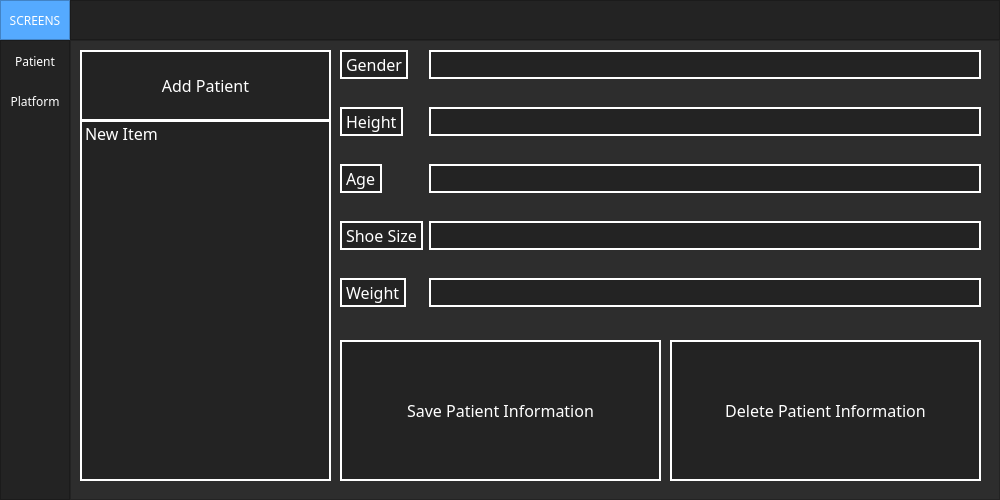
<?xml version="1.0" encoding="UTF-8"?>
<ui version="4.0">
 <class>MainWindow</class>
 <widget class="QMainWindow" name="MainWindow">
  <property name="geometry">
   <rect>
    <x>0</x>
    <y>0</y>
    <width>1000</width>
    <height>500</height>
   </rect>
  </property>
  <property name="minimumSize">
   <size>
    <width>1000</width>
    <height>500</height>
   </size>
  </property>
  <property name="windowTitle">
   <string>MainWindow</string>
  </property>
  <property name="styleSheet">
   <string notr="true">background-color: rgb(45, 45, 45);</string>
  </property>
  <widget class="QWidget" name="centralwidget">
   <layout class="QVBoxLayout" name="verticalLayout">
    <property name="spacing">
     <number>0</number>
    </property>
    <property name="leftMargin">
     <number>0</number>
    </property>
    <property name="topMargin">
     <number>0</number>
    </property>
    <property name="rightMargin">
     <number>0</number>
    </property>
    <property name="bottomMargin">
     <number>0</number>
    </property>
    <item>
     <widget class="QFrame" name="Top_Bar">
      <property name="maximumSize">
       <size>
        <width>16777215</width>
        <height>40</height>
       </size>
      </property>
      <property name="styleSheet">
       <string notr="true">background-color: rgb(35, 35, 35);</string>
      </property>
      <property name="frameShape">
       <enum>QFrame::NoFrame</enum>
      </property>
      <property name="frameShadow">
       <enum>QFrame::Raised</enum>
      </property>
      <layout class="QHBoxLayout" name="horizontalLayout">
       <property name="spacing">
        <number>0</number>
       </property>
       <property name="leftMargin">
        <number>0</number>
       </property>
       <property name="topMargin">
        <number>0</number>
       </property>
       <property name="rightMargin">
        <number>0</number>
       </property>
       <property name="bottomMargin">
        <number>0</number>
       </property>
       <item>
        <widget class="QFrame" name="frame_toggle">
         <property name="maximumSize">
          <size>
           <width>70</width>
           <height>40</height>
          </size>
         </property>
         <property name="styleSheet">
          <string notr="true">background-color: rgb(85, 170, 255);</string>
         </property>
         <property name="frameShape">
          <enum>QFrame::StyledPanel</enum>
         </property>
         <property name="frameShadow">
          <enum>QFrame::Raised</enum>
         </property>
         <layout class="QVBoxLayout" name="verticalLayout_2">
          <property name="spacing">
           <number>0</number>
          </property>
          <property name="leftMargin">
           <number>0</number>
          </property>
          <property name="topMargin">
           <number>0</number>
          </property>
          <property name="rightMargin">
           <number>0</number>
          </property>
          <property name="bottomMargin">
           <number>0</number>
          </property>
          <item>
           <widget class="QPushButton" name="Btn_Toggle">
            <property name="sizePolicy">
             <sizepolicy hsizetype="Expanding" vsizetype="Expanding">
              <horstretch>0</horstretch>
              <verstretch>0</verstretch>
             </sizepolicy>
            </property>
            <property name="font">
             <font>
              <family>MS Reference Sans Serif</family>
             </font>
            </property>
            <property name="styleSheet">
             <string notr="true">color: rgb(255, 255, 255);
border: 0px solid;</string>
            </property>
            <property name="text">
             <string>SCREENS</string>
            </property>
           </widget>
          </item>
         </layout>
        </widget>
       </item>
       <item>
        <widget class="QFrame" name="frame_top">
         <property name="frameShape">
          <enum>QFrame::StyledPanel</enum>
         </property>
         <property name="frameShadow">
          <enum>QFrame::Raised</enum>
         </property>
        </widget>
       </item>
      </layout>
     </widget>
    </item>
    <item>
     <widget class="QFrame" name="Content">
      <property name="frameShape">
       <enum>QFrame::NoFrame</enum>
      </property>
      <property name="frameShadow">
       <enum>QFrame::Raised</enum>
      </property>
      <layout class="QHBoxLayout" name="horizontalLayout_2">
       <property name="spacing">
        <number>0</number>
       </property>
       <property name="leftMargin">
        <number>0</number>
       </property>
       <property name="topMargin">
        <number>0</number>
       </property>
       <property name="rightMargin">
        <number>0</number>
       </property>
       <property name="bottomMargin">
        <number>0</number>
       </property>
       <item>
        <widget class="QFrame" name="frame_left_menu">
         <property name="minimumSize">
          <size>
           <width>70</width>
           <height>0</height>
          </size>
         </property>
         <property name="maximumSize">
          <size>
           <width>70</width>
           <height>16777215</height>
          </size>
         </property>
         <property name="styleSheet">
          <string notr="true">background-color: rgb(35, 35, 35);</string>
         </property>
         <property name="frameShape">
          <enum>QFrame::StyledPanel</enum>
         </property>
         <property name="frameShadow">
          <enum>QFrame::Raised</enum>
         </property>
         <layout class="QVBoxLayout" name="verticalLayout_3">
          <property name="leftMargin">
           <number>0</number>
          </property>
          <property name="topMargin">
           <number>0</number>
          </property>
          <property name="rightMargin">
           <number>0</number>
          </property>
          <property name="bottomMargin">
           <number>0</number>
          </property>
          <item alignment="Qt::AlignTop">
           <widget class="QFrame" name="frame_top_menus">
            <property name="frameShape">
             <enum>QFrame::NoFrame</enum>
            </property>
            <property name="frameShadow">
             <enum>QFrame::Raised</enum>
            </property>
            <layout class="QVBoxLayout" name="verticalLayout_4">
             <property name="spacing">
              <number>0</number>
             </property>
             <property name="leftMargin">
              <number>0</number>
             </property>
             <property name="topMargin">
              <number>0</number>
             </property>
             <property name="rightMargin">
              <number>0</number>
             </property>
             <property name="bottomMargin">
              <number>0</number>
             </property>
             <item>
              <widget class="QPushButton" name="Patient">
               <property name="minimumSize">
                <size>
                 <width>0</width>
                 <height>40</height>
                </size>
               </property>
               <property name="font">
                <font>
                 <family>MS Reference Sans Serif</family>
                </font>
               </property>
               <property name="styleSheet">
                <string notr="true">QPushButton {
	color: rgb(255, 255, 255);
	background-color: rgb(35, 35, 35);
	border: 0px solid;
}
QPushButton:hover {
	background-color: rgb(85, 170, 255);
}</string>
               </property>
               <property name="text">
                <string>Patient</string>
               </property>
               <property name="autoDefault">
                <bool>true</bool>
               </property>
              </widget>
             </item>
             <item>
              <widget class="QPushButton" name="Platform">
               <property name="minimumSize">
                <size>
                 <width>0</width>
                 <height>40</height>
                </size>
               </property>
               <property name="font">
                <font>
                 <family>MS Reference Sans Serif</family>
                </font>
               </property>
               <property name="styleSheet">
                <string notr="true">QPushButton {
	color: rgb(255, 255, 255);
	background-color: rgb(35, 35, 35);
	border: 0px solid;
}
QPushButton:hover {
	background-color: rgb(85, 170, 255);
}</string>
               </property>
               <property name="text">
                <string>Platform</string>
               </property>
               <property name="autoDefault">
                <bool>true</bool>
               </property>
              </widget>
             </item>
            </layout>
           </widget>
          </item>
         </layout>
        </widget>
       </item>
       <item>
        <widget class="QFrame" name="frame_pages">
         <property name="frameShape">
          <enum>QFrame::StyledPanel</enum>
         </property>
         <property name="frameShadow">
          <enum>QFrame::Raised</enum>
         </property>
         <layout class="QVBoxLayout" name="verticalLayout_5">
          <item>
           <widget class="QStackedWidget" name="stackedWidget">
            <property name="currentIndex">
             <number>0</number>
            </property>
            <widget class="QWidget" name="Patient_Information">
             <widget class="QPushButton" name="Add_Patient">
              <property name="geometry">
               <rect>
                <x>0</x>
                <y>0</y>
                <width>251</width>
                <height>71</height>
               </rect>
              </property>
              <property name="font">
               <font>
                <family>MS Reference Sans Serif</family>
                <pointsize>12</pointsize>
                <weight>50</weight>
                <italic>false</italic>
                <bold>false</bold>
               </font>
              </property>
              <property name="styleSheet">
               <string notr="true">QPushButton {
	color: rgb(255, 255, 255);
	background-color: rgb(35, 35, 35);
	border: 2px solid;
	border-color: rgb(255, 255, 255);
    font: 12pt
}
QPushButton:hover {
	background-color: rgb(85, 170, 255);
}</string>
              </property>
              <property name="text">
               <string>Add Patient</string>
              </property>
             </widget>
             <widget class="QListWidget" name="listWidget">
              <property name="geometry">
               <rect>
                <x>0</x>
                <y>70</y>
                <width>251</width>
                <height>361</height>
               </rect>
              </property>
              <property name="font">
               <font>
                <family>MS Reference Sans Serif</family>
                <pointsize>12</pointsize>
                <weight>50</weight>
                <italic>false</italic>
                <bold>false</bold>
               </font>
              </property>
              <property name="mouseTracking">
               <bool>true</bool>
              </property>
              <property name="tabletTracking">
               <bool>true</bool>
              </property>
              <property name="toolTip">
               <string>&lt;html&gt;&lt;head/&gt;&lt;body&gt;&lt;p&gt;&lt;br/&gt;&lt;/p&gt;&lt;/body&gt;&lt;/html&gt;</string>
              </property>
              <property name="styleSheet">
               <string notr="true">QListWidget {
	color: rgb(255, 255, 255);
	background-color: rgb(35, 35, 35);
	border: 2px solid;
	border-color: rgb(255, 255, 255);
	font: 12pt
}</string>
              </property>
              <item>
               <property name="text">
                <string>New Item</string>
               </property>
              </item>
             </widget>
             <widget class="QWidget" name="formLayoutWidget">
              <property name="geometry">
               <rect>
                <x>260</x>
                <y>0</y>
                <width>641</width>
                <height>392</height>
               </rect>
              </property>
              <layout class="QFormLayout" name="formLayout">
               <property name="verticalSpacing">
                <number>28</number>
               </property>
               <item row="0" column="0">
                <widget class="QLabel" name="genderLabel">
                 <property name="font">
                  <font>
                   <family>MS Reference Sans Serif</family>
                   <pointsize>12</pointsize>
                   <weight>50</weight>
                   <italic>false</italic>
                   <bold>false</bold>
                  </font>
                 </property>
                 <property name="styleSheet">
                  <string notr="true">QLabel {
	color: rgb(255, 255, 255);
	background-color: rgb(35, 35, 35);
	border: 2px solid;
	border-color: rgb(255, 255, 255);
	font: 12pt
}</string>
                 </property>
                 <property name="text">
                  <string>Gender</string>
                 </property>
                </widget>
               </item>
               <item row="0" column="1">
                <widget class="QLineEdit" name="genderLineEdit">
                 <property name="minimumSize">
                  <size>
                   <width>0</width>
                   <height>19</height>
                  </size>
                 </property>
                 <property name="font">
                  <font>
                   <family>MS Reference Sans Serif</family>
                   <pointsize>12</pointsize>
                   <weight>50</weight>
                   <italic>false</italic>
                   <bold>false</bold>
                  </font>
                 </property>
                 <property name="styleSheet">
                  <string notr="true">QLineEdit {
	color: rgb(255, 255, 255);
	background-color: rgb(35, 35, 35);
	border: 2px solid;
	border-color: rgb(255, 255, 255);
	font: 12pt
}</string>
                 </property>
                </widget>
               </item>
               <item row="1" column="0">
                <widget class="QLabel" name="heightLabel">
                 <property name="font">
                  <font>
                   <family>MS Reference Sans Serif</family>
                   <pointsize>12</pointsize>
                   <weight>50</weight>
                   <italic>false</italic>
                   <bold>false</bold>
                  </font>
                 </property>
                 <property name="styleSheet">
                  <string notr="true">QLabel {
	color: rgb(255, 255, 255);
	background-color: rgb(35, 35, 35);
	border: 2px solid;
	border-color: rgb(255, 255, 255);
	font: 12pt
}</string>
                 </property>
                 <property name="text">
                  <string>Height</string>
                 </property>
                </widget>
               </item>
               <item row="1" column="1">
                <widget class="QLineEdit" name="heightLineEdit">
                 <property name="font">
                  <font>
                   <family>MS Reference Sans Serif</family>
                   <pointsize>12</pointsize>
                   <weight>50</weight>
                   <italic>false</italic>
                   <bold>false</bold>
                  </font>
                 </property>
                 <property name="styleSheet">
                  <string notr="true">QLineEdit {
	color: rgb(255, 255, 255);
	background-color: rgb(35, 35, 35);
	border: 2px solid;
	border-color: rgb(255, 255, 255);
	font: 12pt
}</string>
                 </property>
                </widget>
               </item>
               <item row="2" column="0">
                <widget class="QLabel" name="ageLabel">
                 <property name="font">
                  <font>
                   <family>MS Reference Sans Serif</family>
                   <pointsize>12</pointsize>
                   <weight>50</weight>
                   <italic>false</italic>
                   <bold>false</bold>
                  </font>
                 </property>
                 <property name="styleSheet">
                  <string notr="true">QLabel {
	color: rgb(255, 255, 255);
	background-color: rgb(35, 35, 35);
	border: 2px solid;
	border-color: rgb(255, 255, 255);
	font: 12pt
}</string>
                 </property>
                 <property name="text">
                  <string>Age</string>
                 </property>
                </widget>
               </item>
               <item row="2" column="1">
                <widget class="QLineEdit" name="ageLineEdit">
                 <property name="font">
                  <font>
                   <family>MS Reference Sans Serif</family>
                   <pointsize>12</pointsize>
                   <weight>50</weight>
                   <italic>false</italic>
                   <bold>false</bold>
                  </font>
                 </property>
                 <property name="styleSheet">
                  <string notr="true">QLineEdit {
	color: rgb(255, 255, 255);
	background-color: rgb(35, 35, 35);
	border: 2px solid;
	border-color: rgb(255, 255, 255);
	font: 12pt
}</string>
                 </property>
                </widget>
               </item>
               <item row="3" column="0">
                <widget class="QLabel" name="shoeSizeLabel">
                 <property name="font">
                  <font>
                   <family>MS Reference Sans Serif</family>
                   <pointsize>12</pointsize>
                   <weight>50</weight>
                   <italic>false</italic>
                   <bold>false</bold>
                  </font>
                 </property>
                 <property name="styleSheet">
                  <string notr="true">QLabel {
	color: rgb(255, 255, 255);
	background-color: rgb(35, 35, 35);
	border: 2px solid;
	border-color: rgb(255, 255, 255);
	font: 12pt
}</string>
                 </property>
                 <property name="text">
                  <string>Shoe Size</string>
                 </property>
                </widget>
               </item>
               <item row="3" column="1">
                <widget class="QLineEdit" name="shoeSizeLineEdit">
                 <property name="font">
                  <font>
                   <family>MS Reference Sans Serif</family>
                   <pointsize>12</pointsize>
                   <weight>50</weight>
                   <italic>false</italic>
                   <bold>false</bold>
                  </font>
                 </property>
                 <property name="styleSheet">
                  <string notr="true">QLineEdit {
	color: rgb(255, 255, 255);
	background-color: rgb(35, 35, 35);
	border: 2px solid;
	border-color: rgb(255, 255, 255);
	font: 12pt
}</string>
                 </property>
                </widget>
               </item>
               <item row="4" column="0">
                <widget class="QLabel" name="weightLabel">
                 <property name="font">
                  <font>
                   <family>MS Reference Sans Serif</family>
                   <pointsize>12</pointsize>
                   <weight>50</weight>
                   <italic>false</italic>
                   <bold>false</bold>
                  </font>
                 </property>
                 <property name="styleSheet">
                  <string notr="true">QLabel {
	color: rgb(255, 255, 255);
	background-color: rgb(35, 35, 35);
	border: 2px solid;
	border-color: rgb(255, 255, 255);
	font: 12pt
}</string>
                 </property>
                 <property name="text">
                  <string>Weight</string>
                 </property>
                </widget>
               </item>
               <item row="4" column="1">
                <widget class="QLineEdit" name="weightLineEdit">
                 <property name="font">
                  <font>
                   <family>MS Reference Sans Serif</family>
                   <pointsize>12</pointsize>
                   <weight>50</weight>
                   <italic>false</italic>
                   <bold>false</bold>
                  </font>
                 </property>
                 <property name="styleSheet">
                  <string notr="true">QLineEdit {
	color: rgb(255, 255, 255);
	background-color: rgb(35, 35, 35);
	border: 2px solid;
	border-color: rgb(255, 255, 255);
	font: 12pt
}</string>
                 </property>
                </widget>
               </item>
               <item row="5" column="0">
                <widget class="QLabel" name="label">
                 <property name="text">
                  <string/>
                 </property>
                </widget>
               </item>
              </layout>
             </widget>
             <widget class="QPushButton" name="Save_Patient_Info">
              <property name="geometry">
               <rect>
                <x>260</x>
                <y>290</y>
                <width>321</width>
                <height>141</height>
               </rect>
              </property>
              <property name="font">
               <font>
                <family>MS Reference Sans Serif</family>
                <pointsize>12</pointsize>
                <weight>50</weight>
                <italic>false</italic>
                <bold>false</bold>
               </font>
              </property>
              <property name="styleSheet">
               <string notr="true">QPushButton {
	color: rgb(255, 255, 255);
	background-color: rgb(35, 35, 35);
	border: 2px solid;
	border-color: rgb(255, 255, 255);
    font: 12pt
}
QPushButton:hover {
	background-color: rgb(85, 170, 255);
}</string>
              </property>
              <property name="text">
               <string>Save Patient Information</string>
              </property>
             </widget>
             <widget class="QPushButton" name="Delete_Patient_Info">
              <property name="geometry">
               <rect>
                <x>590</x>
                <y>290</y>
                <width>311</width>
                <height>141</height>
               </rect>
              </property>
              <property name="font">
               <font>
                <family>MS Reference Sans Serif</family>
                <pointsize>12</pointsize>
                <weight>50</weight>
                <italic>false</italic>
                <bold>false</bold>
               </font>
              </property>
              <property name="styleSheet">
               <string notr="true">QPushButton {
	color: rgb(255, 255, 255);
	background-color: rgb(35, 35, 35);
	border: 2px solid;
	border-color: rgb(255, 255, 255);
    font: 12pt
}
QPushButton:hover {
	background-color: rgb(85, 170, 255);
}</string>
              </property>
              <property name="text">
               <string>Delete Patient Information</string>
              </property>
             </widget>
            </widget>
            <widget class="QWidget" name="Platform_Running">
             <widget class="QPushButton" name="Run_Simulation">
              <property name="geometry">
               <rect>
                <x>660</x>
                <y>0</y>
                <width>241</width>
                <height>431</height>
               </rect>
              </property>
              <property name="font">
               <font>
                <family>MS Reference Sans Serif</family>
                <pointsize>16</pointsize>
                <weight>50</weight>
                <bold>false</bold>
               </font>
              </property>
              <property name="styleSheet">
               <string notr="true">QPushButton {
	color: rgb(255, 255, 255);
	background-color: rgb(35, 35, 35);
	border: 2px solid;
	border-color: rgb(255, 255, 255);
}
QPushButton:hover {
	background-color: rgb(85, 170, 255);
}</string>
              </property>
              <property name="text">
               <string>RUN SIMULATION</string>
              </property>
             </widget>
             <widget class="QListWidget" name="simulationlist">
              <property name="geometry">
               <rect>
                <x>0</x>
                <y>70</y>
                <width>251</width>
                <height>361</height>
               </rect>
              </property>
              <property name="font">
               <font>
                <family>MS Reference Sans Serif</family>
                <pointsize>12</pointsize>
                <weight>50</weight>
                <italic>false</italic>
                <bold>false</bold>
               </font>
              </property>
              <property name="styleSheet">
               <string notr="true">QListWidget {
	color: rgb(255, 255, 255);
	background-color: rgb(35, 35, 35);
	border: 2px solid;
	border-color: rgb(255, 255, 255);
	font: 12pt
}</string>
              </property>
             </widget>
             <widget class="QPushButton" name="Add_Simulation">
              <property name="geometry">
               <rect>
                <x>0</x>
                <y>0</y>
                <width>251</width>
                <height>71</height>
               </rect>
              </property>
              <property name="font">
               <font>
                <family>MS Reference Sans Serif</family>
                <pointsize>12</pointsize>
                <weight>50</weight>
                <italic>false</italic>
                <bold>false</bold>
               </font>
              </property>
              <property name="styleSheet">
               <string notr="true">QPushButton {
	color: rgb(255, 255, 255);
	background-color: rgb(35, 35, 35);
	border: 2px solid;
	border-color: rgb(255, 255, 255);
    font: 12pt
}
QPushButton:hover {
	background-color: rgb(85, 170, 255);
}</string>
              </property>
              <property name="text">
               <string>Add Simulation</string>
              </property>
             </widget>
             <widget class="QPushButton" name="Save_Simulation">
              <property name="geometry">
               <rect>
                <x>250</x>
                <y>290</y>
                <width>201</width>
                <height>141</height>
               </rect>
              </property>
              <property name="font">
               <font>
                <family>MS Reference Sans Serif</family>
                <pointsize>12</pointsize>
                <weight>50</weight>
                <italic>false</italic>
                <bold>false</bold>
               </font>
              </property>
              <property name="styleSheet">
               <string notr="true">QPushButton {
	color: rgb(255, 255, 255);
	background-color: rgb(35, 35, 35);
	border: 2px solid;
	border-color: rgb(255, 255, 255);
    font: 12pt
}
QPushButton:hover {
	background-color: rgb(85, 170, 255);
}</string>
              </property>
              <property name="text">
               <string>Save Simulation</string>
              </property>
             </widget>
             <widget class="QWidget" name="formLayoutWidget_2">
              <property name="geometry">
               <rect>
                <x>260</x>
                <y>0</y>
                <width>391</width>
                <height>201</height>
               </rect>
              </property>
              <layout class="QFormLayout" name="formLayout_2">
               <property name="verticalSpacing">
                <number>50</number>
               </property>
               <item row="0" column="0">
                <widget class="QLabel" name="distanceLabel">
                 <property name="font">
                  <font>
                   <family>MS Reference Sans Serif</family>
                   <pointsize>12</pointsize>
                   <weight>50</weight>
                   <italic>false</italic>
                   <bold>false</bold>
                  </font>
                 </property>
                 <property name="styleSheet">
                  <string notr="true">QLabel {
	color: rgb(255, 255, 255);
	background-color: rgb(35, 35, 35);
	border: 2px solid;
	border-color: rgb(255, 255, 255);
	font: 12pt
}</string>
                 </property>
                 <property name="text">
                  <string>Distance (cm)</string>
                 </property>
                </widget>
               </item>
               <item row="0" column="1">
                <widget class="QLineEdit" name="distanceLineEdit_2">
                 <property name="minimumSize">
                  <size>
                   <width>0</width>
                   <height>19</height>
                  </size>
                 </property>
                 <property name="font">
                  <font>
                   <family>MS Reference Sans Serif</family>
                   <pointsize>12</pointsize>
                   <weight>50</weight>
                   <italic>false</italic>
                   <bold>false</bold>
                  </font>
                 </property>
                 <property name="styleSheet">
                  <string notr="true">QLineEdit {
	color: rgb(255, 255, 255);
	background-color: rgb(35, 35, 35);
	border: 2px solid;
	border-color: rgb(255, 255, 255);
	font: 12pt
}</string>
                 </property>
                </widget>
               </item>
               <item row="1" column="0">
                <widget class="QLabel" name="speedLabel_2">
                 <property name="font">
                  <font>
                   <family>MS Reference Sans Serif</family>
                   <pointsize>12</pointsize>
                   <weight>50</weight>
                   <italic>false</italic>
                   <bold>false</bold>
                  </font>
                 </property>
                 <property name="styleSheet">
                  <string notr="true">QLabel {
	color: rgb(255, 255, 255);
	background-color: rgb(35, 35, 35);
	border: 2px solid;
	border-color: rgb(255, 255, 255);
	font: 12pt
}</string>
                 </property>
                 <property name="text">
                  <string>Speed (cm/s)</string>
                 </property>
                </widget>
               </item>
               <item row="1" column="1">
                <widget class="QLineEdit" name="speedLineEdit_2">
                 <property name="minimumSize">
                  <size>
                   <width>0</width>
                   <height>19</height>
                  </size>
                 </property>
                 <property name="font">
                  <font>
                   <family>MS Reference Sans Serif</family>
                   <pointsize>12</pointsize>
                   <weight>50</weight>
                   <italic>false</italic>
                   <bold>false</bold>
                  </font>
                 </property>
                 <property name="styleSheet">
                  <string notr="true">QLineEdit {
	color: rgb(255, 255, 255);
	background-color: rgb(35, 35, 35);
	border: 2px solid;
	border-color: rgb(255, 255, 255);
	font: 12pt
}</string>
                 </property>
                </widget>
               </item>
               <item row="2" column="0">
                <widget class="QLabel" name="directionLabel_2">
                 <property name="font">
                  <font>
                   <family>MS Reference Sans Serif</family>
                   <pointsize>12</pointsize>
                   <weight>50</weight>
                   <italic>false</italic>
                   <bold>false</bold>
                  </font>
                 </property>
                 <property name="styleSheet">
                  <string notr="true">QLabel {
	color: rgb(255, 255, 255);
	background-color: rgb(35, 35, 35);
	border: 2px solid;
	border-color: rgb(255, 255, 255);
	font: 12pt
}</string>
                 </property>
                 <property name="text">
                  <string>Direction</string>
                 </property>
                </widget>
               </item>
               <item row="2" column="1">
                <widget class="QLineEdit" name="directionLineEdit_2">
                 <property name="minimumSize">
                  <size>
                   <width>0</width>
                   <height>19</height>
                  </size>
                 </property>
                 <property name="font">
                  <font>
                   <family>MS Reference Sans Serif</family>
                   <pointsize>12</pointsize>
                   <weight>50</weight>
                   <italic>false</italic>
                   <bold>false</bold>
                  </font>
                 </property>
                 <property name="styleSheet">
                  <string notr="true">QLineEdit {
	color: rgb(255, 255, 255);
	background-color: rgb(35, 35, 35);
	border: 2px solid;
	border-color: rgb(255, 255, 255);
	font: 12pt
}</string>
                 </property>
                </widget>
               </item>
              </layout>
             </widget>
             <widget class="QLabel" name="label_2">
              <property name="geometry">
               <rect>
                <x>260</x>
                <y>200</y>
                <width>391</width>
                <height>41</height>
               </rect>
              </property>
              <property name="font">
               <font>
                <family>MS Reference Sans Serif</family>
                <pointsize>10</pointsize>
                <weight>50</weight>
                <italic>false</italic>
                <bold>false</bold>
               </font>
              </property>
              <property name="styleSheet">
               <string notr="true">QLabel {
	color: rgb(255, 255, 255);
	background-color: rgb(35, 35, 35);
	border: 2px solid;
	border-color: rgb(255, 255, 255);
	font: 10pt
}</string>
              </property>
              <property name="text">
               <string>Input Number: 1:Forward, 2:Backwards, 3:Right, 4:Left</string>
              </property>
             </widget>
             <widget class="QPushButton" name="Delete_Simulation">
              <property name="geometry">
               <rect>
                <x>450</x>
                <y>290</y>
                <width>211</width>
                <height>141</height>
               </rect>
              </property>
              <property name="font">
               <font>
                <family>MS Reference Sans Serif</family>
                <pointsize>12</pointsize>
                <weight>50</weight>
                <italic>false</italic>
                <bold>false</bold>
               </font>
              </property>
              <property name="styleSheet">
               <string notr="true">QPushButton {
	color: rgb(255, 255, 255);
	background-color: rgb(35, 35, 35);
	border: 2px solid;
	border-color: rgb(255, 255, 255);
    font: 12pt
}
QPushButton:hover {
	background-color: rgb(85, 170, 255);
}</string>
              </property>
              <property name="text">
               <string>Delete Simulation</string>
              </property>
             </widget>
            </widget>
           </widget>
          </item>
         </layout>
        </widget>
       </item>
      </layout>
     </widget>
    </item>
   </layout>
  </widget>
 </widget>
 <resources/>
 <connections/>
</ui>
